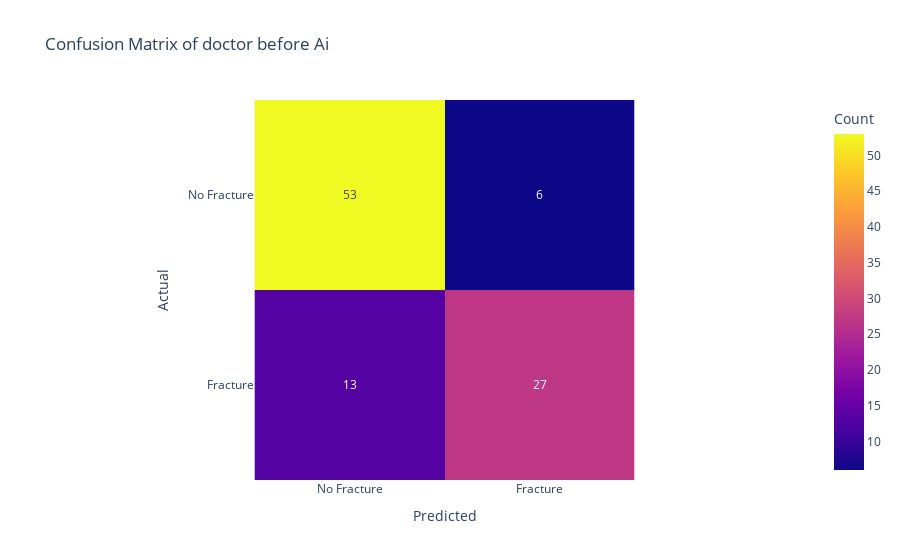

Here is the notebook cell this chart was saved with:
### Code cell
import plotly.express as px
cm_df = pd.DataFrame(cm, index=["No Fracture", "Fracture"], columns=["No Fracture", "Fracture"])

# Plotly heatmap
fig = px.imshow(cm_df, text_auto=True, labels=dict(x="Predicted", y="Actual", color="Count"), 
                title="Confusion Matrix of doctor before Ai")
fig.show()

### Figure 1 — Plotly figure (JSON) as saved in the notebook; plotly's stock layout.template omitted (floating-point values rounded to 4 significant figures)
{"data": [{"coloraxis": "coloraxis", "name": "0", "texttemplate": "%{z}", "x": ["No Fracture", "Fracture"], "y": ["No Fracture", "Fracture"], "z": [[53, 6], [13, 27]], "type": "heatmap", "xaxis": "x", "yaxis": "y", "hovertemplate": "Predicted: %{x}<br>Actual: %{y}<br>Count: %{z}<extra></extra>"}], "layout": {"xaxis": {"anchor": "y", "domain": [0.0, 1.0], "scaleanchor": "y", "constrain": "domain", "title": {"text": "Predicted"}}, "yaxis": {"anchor": "x", "domain": [0.0, 1.0], "autorange": "reversed", "constrain": "domain", "title": {"text": "Actual"}}, "coloraxis": {"colorbar": {"title": {"text": "Count"}}, "colorscale": [[0.0, "#0d0887"], [0.1111, "#46039f"], [0.2222, "#7201a8"], [0.3333, "#9c179e"], [0.4444, "#bd3786"], [0.5556, "#d8576b"], [0.6667, "#ed7953"], [0.7778, "#fb9f3a"], [0.8889, "#fdca26"], [1.0, "#f0f921"]]}, "title": {"text": "Confusion Matrix of doctor before Ai"}}}
